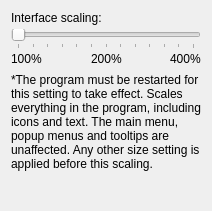
            <widget class="QWidget" name="scalingPage">
             <property name="sizePolicy">
              <sizepolicy hsizetype="Expanding" vsizetype="Expanding">
               <horstretch>0</horstretch>
               <verstretch>0</verstretch>
              </sizepolicy>
             </property>
             <layout class="QVBoxLayout" name="verticalLayout_4" stretch="0,0,0,1">
              <property name="spacing">
               <number>4</number>
              </property>
              <property name="bottomMargin">
               <number>0</number>
              </property>
              <item>
               <widget class="QLabel" name="label_43">
                <property name="text">
                 <string>Interface scaling:</string>
                </property>
               </widget>
              </item>
              <item>
               <layout class="QVBoxLayout" name="verticalLayout_3">
                <property name="spacing">
                 <number>0</number>
                </property>
                <item>
                 <layout class="QHBoxLayout" name="horizontalLayout_6">
                  <item>
                   <widget class="QSlider" name="horizontalSlider_2">
                    <property name="minimum">
                     <number>100</number>
                    </property>
                    <property name="maximum">
                     <number>400</number>
                    </property>
                    <property name="singleStep">
                     <number>25</number>
                    </property>
                    <property name="pageStep">
                     <number>100</number>
                    </property>
                    <property name="orientation">
                     <enum>Qt::Horizontal</enum>
                    </property>
                    <property name="tickPosition">
                     <enum>QSlider::TicksBelow</enum>
                    </property>
                    <property name="tickInterval">
                     <number>25</number>
                    </property>
                   </widget>
                  </item>
                 </layout>
                </item>
                <item>
                 <layout class="QHBoxLayout" name="horizontalLayout_3" stretch="0,1,0,1,0">
                  <item>
                   <widget class="QLabel" name="label_44">
                    <property name="sizePolicy">
                     <sizepolicy hsizetype="Fixed" vsizetype="Preferred">
                      <horstretch>0</horstretch>
                      <verstretch>0</verstretch>
                     </sizepolicy>
                    </property>
                    <property name="text">
                     <string>100%</string>
                    </property>
                   </widget>
                  </item>
                  <item>
                   <spacer name="horizontalSpacer_7">
                    <property name="orientation">
                     <enum>Qt::Horizontal</enum>
                    </property>
                    <property name="sizeHint" stdset="0">
                     <size>
                      <width>40</width>
                      <height>20</height>
                     </size>
                    </property>
                   </spacer>
                  </item>
                  <item>
                   <widget class="QLabel" name="label_45">
                    <property name="sizePolicy">
                     <sizepolicy hsizetype="Fixed" vsizetype="Preferred">
                      <horstretch>0</horstretch>
                      <verstretch>0</verstretch>
                     </sizepolicy>
                    </property>
                    <property name="text">
                     <string>200%</string>
                    </property>
                   </widget>
                  </item>
                  <item>
                   <spacer name="horizontalSpacer_8">
                    <property name="orientation">
                     <enum>Qt::Horizontal</enum>
                    </property>
                    <property name="sizeHint" stdset="0">
                     <size>
                      <width>40</width>
                      <height>20</height>
                     </size>
                    </property>
                   </spacer>
                  </item>
                  <item>
                   <widget class="QLabel" name="label_46">
                    <property name="sizePolicy">
                     <sizepolicy hsizetype="Fixed" vsizetype="Preferred">
                      <horstretch>0</horstretch>
                      <verstretch>0</verstretch>
                     </sizepolicy>
                    </property>
                    <property name="text">
                     <string>400%</string>
                    </property>
                   </widget>
                  </item>
                 </layout>
                </item>
               </layout>
              </item>
              <item>
               <widget class="QLabel" name="label_47">
                <property name="text">
                 <string>&lt;p&gt;*The program must be restarted for this setting to take effect.

Scales everything in the program, including icons and text. The main menu, popup menus and tooltips are unaffected. Any other size setting is applied before this scaling.&lt;/p&gt;</string>
                </property>
                <property name="wordWrap">
                 <bool>true</bool>
                </property>
               </widget>
              </item>
              <item>
               <spacer name="verticalSpacer_16">
                <property name="orientation">
                 <enum>Qt::Vertical</enum>
                </property>
                <property name="sizeHint" stdset="0">
                 <size>
                  <width>20</width>
                  <height>40</height>
                 </size>
                </property>
               </spacer>
              </item>
             </layout>
            </widget>
